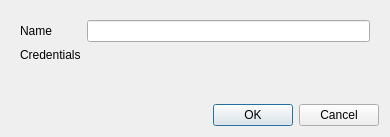
<?xml version="1.0" encoding="UTF-8"?>
<ui version="4.0">
 <class>Dialog</class>
 <widget class="QDialog" name="Dialog">
  <property name="geometry">
   <rect>
    <x>0</x>
    <y>0</y>
    <width>390</width>
    <height>137</height>
   </rect>
  </property>
  <property name="windowTitle">
   <string>Dialog</string>
  </property>
  <layout class="QVBoxLayout" name="verticalLayout">
   <item>
    <widget class="QWidget" name="widget" native="true">
     <layout class="QFormLayout" name="formLayout_2">
      <item row="0" column="0">
       <widget class="QLabel" name="label">
        <property name="text">
         <string>Name</string>
        </property>
       </widget>
      </item>
      <item row="0" column="1">
       <widget class="QLineEdit" name="lineEdit_name"/>
      </item>
      <item row="1" column="0">
       <widget class="QLabel" name="label_value">
        <property name="text">
         <string>Credentials</string>
        </property>
       </widget>
      </item>
      <item row="1" column="1">
       <widget class="QgsFileWidget" name="mQgsFileWidget"/>
      </item>
     </layout>
    </widget>
   </item>
   <item>
    <widget class="QDialogButtonBox" name="buttonBox">
     <property name="orientation">
      <enum>Qt::Horizontal</enum>
     </property>
     <property name="standardButtons">
      <set>QDialogButtonBox::Cancel|QDialogButtonBox::Ok</set>
     </property>
    </widget>
   </item>
  </layout>
 </widget>
 <customwidgets>
  <customwidget>
   <class>QgsFileWidget</class>
   <extends>QWidget</extends>
   <header>qgsfilewidget.h</header>
  </customwidget>
 </customwidgets>
 <tabstops>
  <tabstop>lineEdit_name</tabstop>
 </tabstops>
 <resources/>
 <connections>
  <connection>
   <sender>buttonBox</sender>
   <signal>accepted()</signal>
   <receiver>Dialog</receiver>
   <slot>accept()</slot>
   <hints>
    <hint type="sourcelabel">
     <x>248</x>
     <y>254</y>
    </hint>
    <hint type="destinationlabel">
     <x>157</x>
     <y>274</y>
    </hint>
   </hints>
  </connection>
  <connection>
   <sender>buttonBox</sender>
   <signal>rejected()</signal>
   <receiver>Dialog</receiver>
   <slot>reject()</slot>
   <hints>
    <hint type="sourcelabel">
     <x>316</x>
     <y>260</y>
    </hint>
    <hint type="destinationlabel">
     <x>286</x>
     <y>274</y>
    </hint>
   </hints>
  </connection>
 </connections>
</ui>
